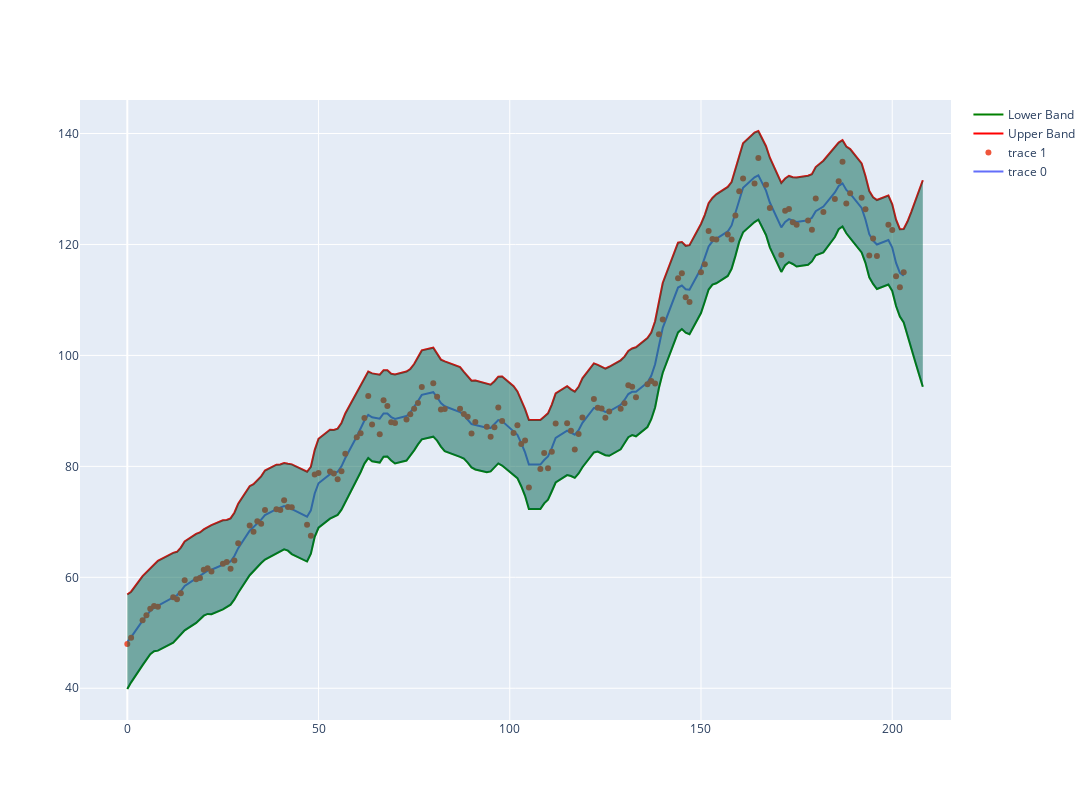

The notebook cell saved with this chart:
### Code cell
fig = go.Figure([go.Scatter(x=days_array, 
                            y=model.test_fit_y),
               go.Scatter(x=days_array_full, 
                            y=df['price'], mode='markers'),
            go.Scatter(x=model.Xt, y=upper, line=dict(color='red', width=2), name='Upper Band'),
            go.Scatter(x=model.Xt, y=lower, line=dict(color='green', width=2), name='Lower Band'),
            go.Scatter(x=model.Xt, y=upper, fill=None, mode='lines', line=dict(color='rgba(0,100,80,0.2)'), showlegend=False),
            go.Scatter(x=model.Xt, y=lower, fill='tonexty', mode='lines', line=dict(color='rgba(0,100,80,0.2)'), showlegend=False)
                ])
fig.update_layout(width=1200, height=800)

fig.show()

### Figure 1 — Plotly figure (JSON) as saved in the notebook; plotly's stock layout.template omitted (floating-point values rounded to 4 significant figures; data arrays with more than 128 entries replaced by an {"elided": "..."} marker saying what was removed)
{"data": [{"type": "scatter", "x": {"elided": "141 int values"}, "y": {"elided": "146 float values"}}, {"mode": "markers", "type": "scatter", "x": {"elided": "141 int values"}, "y": {"elided": "141 float values"}}, {"line": {"color": "red", "width": 2}, "name": "Upper Band", "type": "scatter", "x": {"elided": "146 int values"}, "y": {"elided": "146 float values"}}, {"line": {"color": "green", "width": 2}, "name": "Lower Band", "type": "scatter", "x": {"elided": "146 int values"}, "y": {"elided": "146 float values"}}, {"line": {"color": "rgba(0,100,80,0.2)"}, "mode": "lines", "showlegend": false, "type": "scatter", "x": {"elided": "146 int values"}, "y": {"elided": "146 float values"}}, {"fill": "tonexty", "line": {"color": "rgba(0,100,80,0.2)"}, "mode": "lines", "showlegend": false, "type": "scatter", "x": {"elided": "146 int values"}, "y": {"elided": "146 float values"}}], "layout": {"height": 800, "width": 1200, "xaxis": {"autorange": true, "range": [-12.25, 215.2], "type": "linear"}, "yaxis": {"autorange": true, "range": [34.28, 146.0], "type": "linear"}}}
